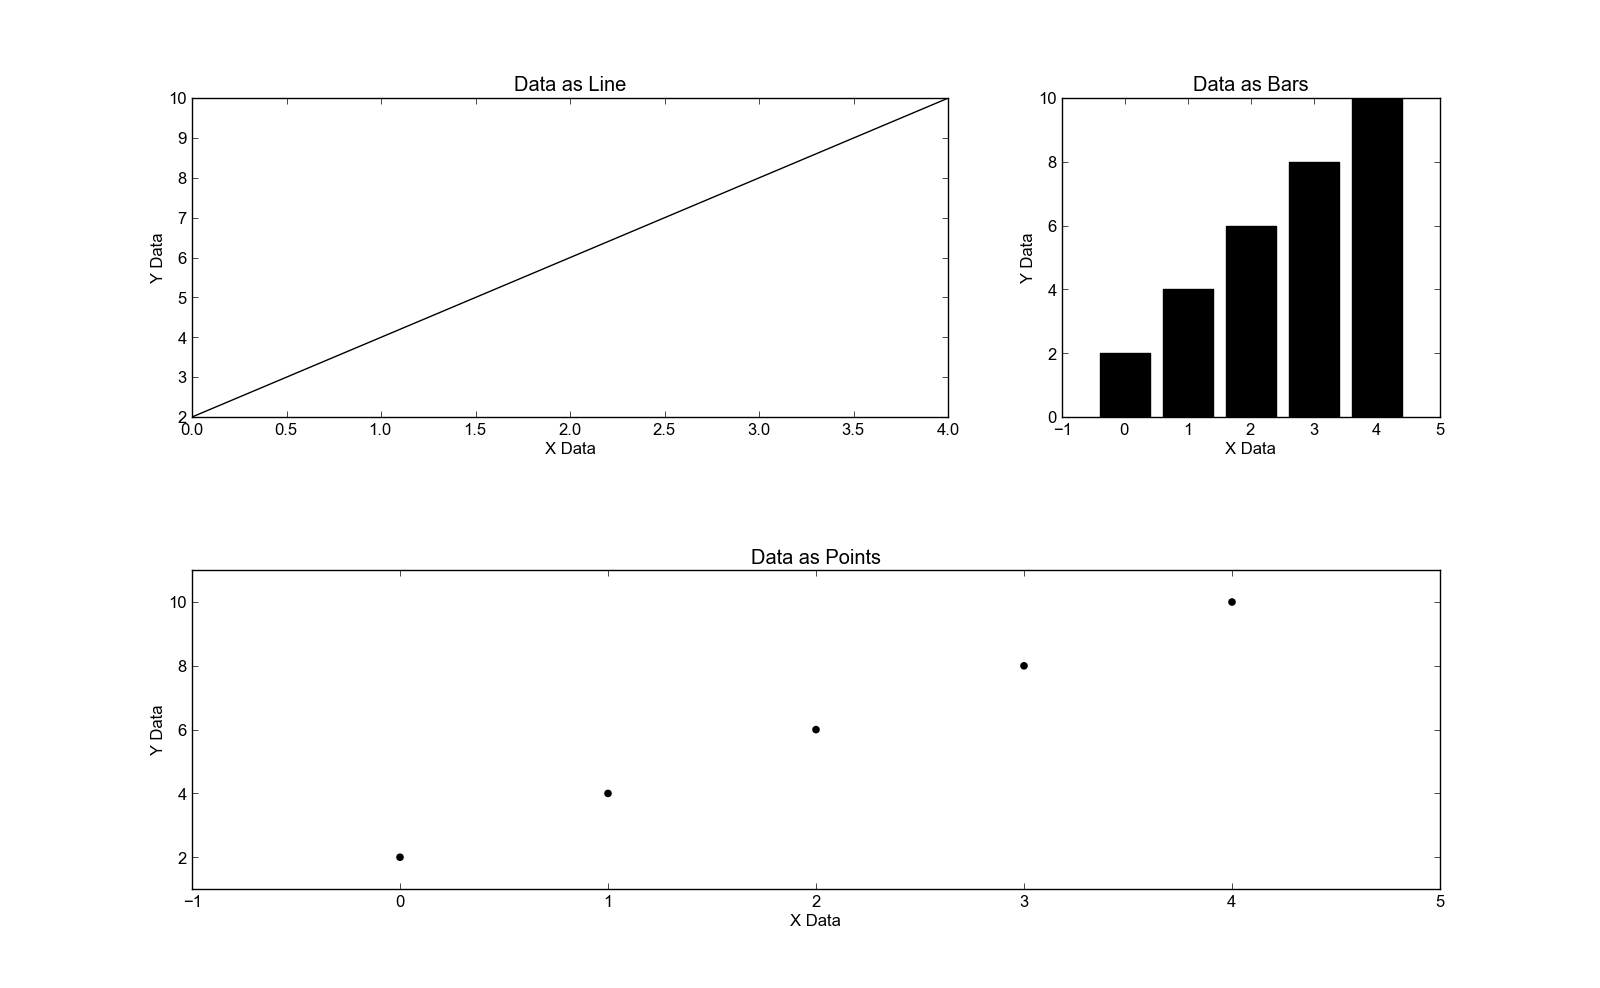

The script that saved this image:
line = Line()
line.xValues = range(5)
line.yValues = [2, 4, 6, 8, 10]

linePlot = Plot()
linePlot.add(line)
linePlot.setXLabel("X Data")
linePlot.setYLabel("Y Data")
linePlot.setTitle("Data as Line")

bar = Bar()
bar.xValues = range(5)
bar.yValues = [2, 4, 6, 8, 10]

barPlot = Plot()

barPlot.add(bar)
barPlot.setXLabel("X Data")
barPlot.setYLabel("Y Data")
barPlot.setTitle("Data as Bars")

scatter = Scatter()
scatter.xValues = range(5)
scatter.yValues = [2, 4, 6, 8, 10]

scatterPlot = Plot()
scatterPlot.add(scatter)
scatterPlot.setXLabel("X Data")
scatterPlot.setYLabel("Y Data")
scatterPlot.setTitle("Data as Points")

layout = WeightedPlotLayout()
# Plots in the same grouping are placed together on the same line
layout.addPlot(linePlot, grouping="topRow", weight=2)
layout.addPlot(barPlot, grouping="topRow")

# Plots without a grouping are arranged as follows:

# * While you can make a row of N plots, where N is the size of the plot
# grouping with the largest size, do so.

# * If you can't make a row of N plots, make the plots stretch across a
# single row.

layout.addPlot(scatterPlot)

# Set values similar to those given in the "Configure subplots" sliders
# in the interactive figure
layout.setPlotParameters(hspace=0.48)
layout.save("weightedlayout.png")
